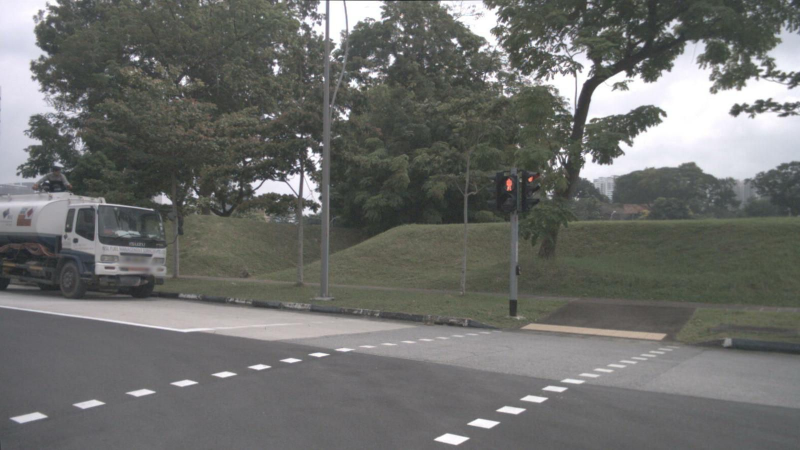
#> input picture demo/demo_frames_src/frame_0000.jpg, 1600 x 900 px, found by its file name (shown at 1/2 size); its folder holds 4 pictures in this run
$ python resize_image.py
#> lines starting #> are read from the running program, lines starting #| are printed output that depends on the picture
from PIL import Image
from pathlib import Path

src = Path("demo/demo_frames_src")
dst = Path("demo/demo_frames_rpi4_640")
dst.mkdir(parents=True, exist_ok=True)

for i in range(100):
    inp = src / f"frame_{i:04d}.jpg"
    out = dst / f"frame_{i:04d}.jpg"

    img = Image.open(inp).convert("RGB")
#> img is the input picture: PIL image 1600x900 RGB; mean R, G, B 108.8, 109.8, 107.1
    img = img.resize((640, 360))
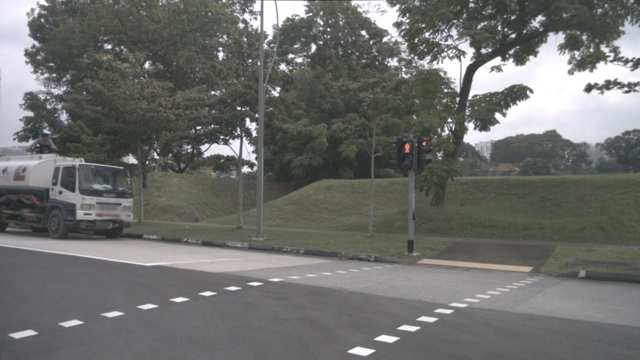
#> img: PIL image 640x360 RGB; mean R, G, B 108.8, 109.8, 107.1
    img.save(out, quality=85)
#> pass 2 of the loop `for i in range(100):`:
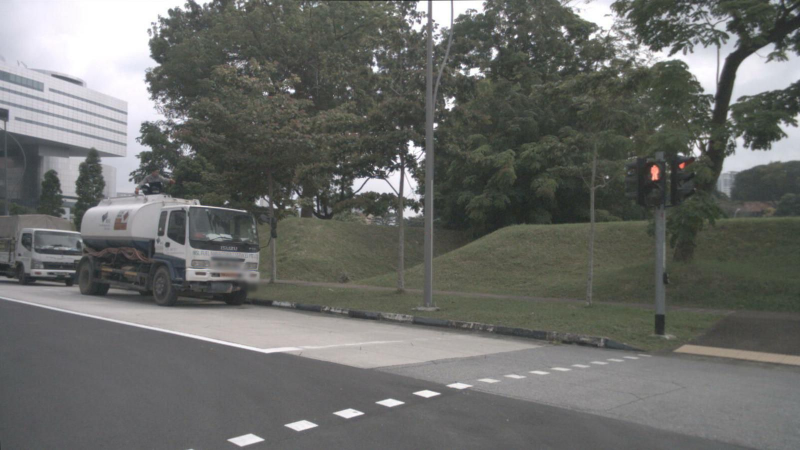
#> input picture demo/demo_frames_src/frame_0001.jpg, 1600 x 900 px, found by its file name (shown at 1/2 size)
#> img is the input picture: PIL image 1600x900 RGB; mean R, G, B 106.1, 107.4, 104.2
#> `img = img.resize((640, 360))`:
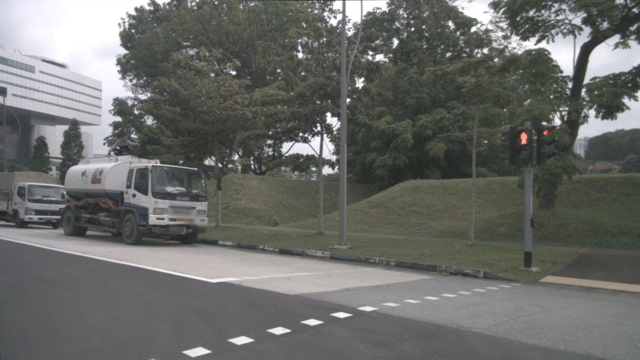
#> img: PIL image 640x360 RGB; mean R, G, B 106.1, 107.4, 104.2
#> pass 3 of the loop `for i in range(100):`:
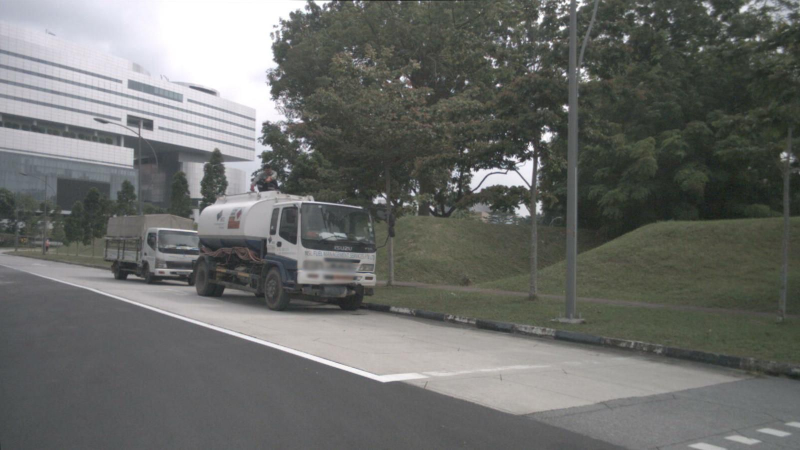
#> input picture demo/demo_frames_src/frame_0002.jpg, 1600 x 900 px, found by its file name (shown at 1/2 size)
#> img is the input picture: PIL image 1600x900 RGB; mean R, G, B 106.5, 108.1, 105.1
#> `img = img.resize((640, 360))`:
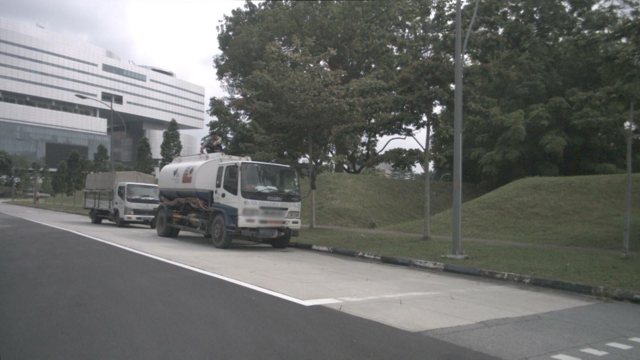
#> img: PIL image 640x360 RGB; mean R, G, B 106.5, 108.1, 105.1
#> (the run stopped early here; a loop or call above may not have finished)
